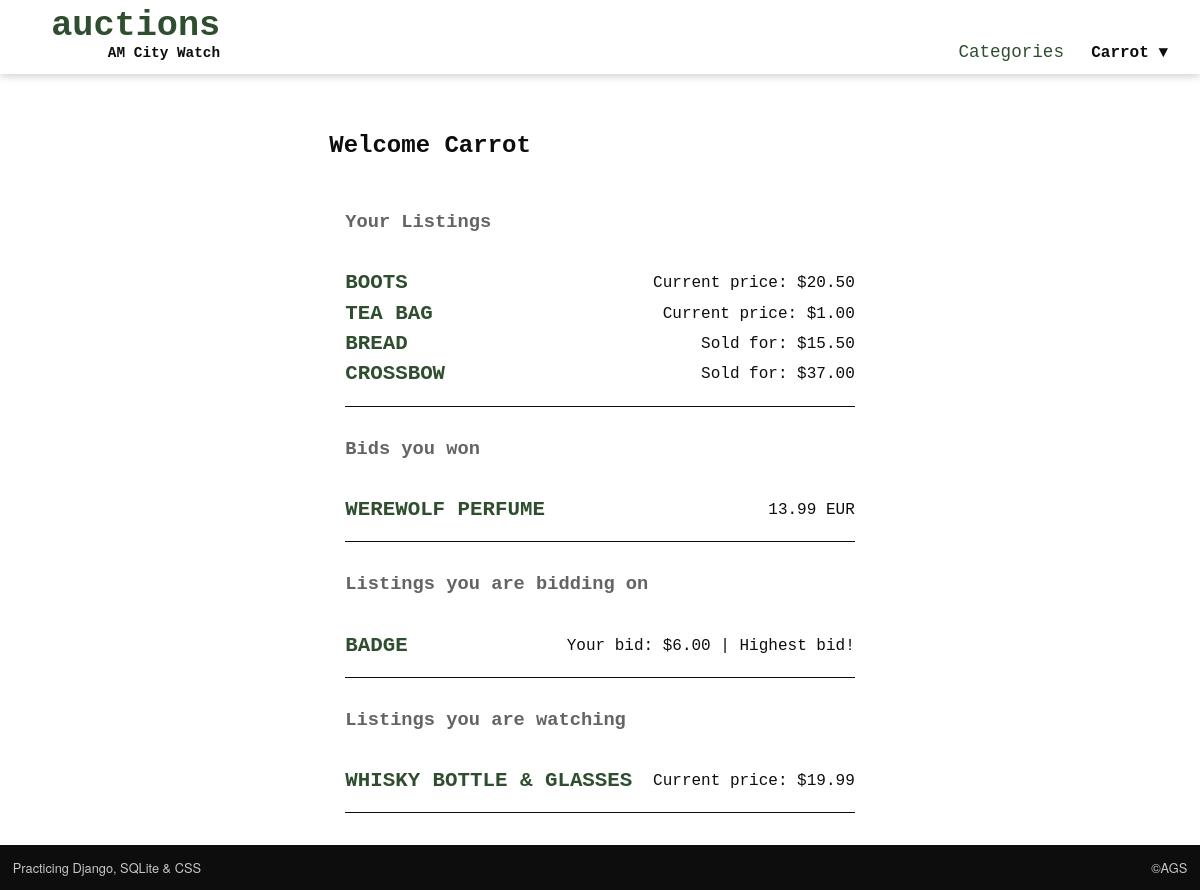
/portfolio (signed in), run on the app's committed database.
### auctions/models.py (models this page shows, shortened)
class User(AbstractUser):
    watching = models.ManyToManyField('Listing', blank=True, related_name='watchers')

class Listing(models.Model):
    user = models.ForeignKey(User, on_delete=models.CASCADE, related_name='listings')
    category = models.ForeignKey(Category, on_delete=models.CASCADE, related_name='listings', default=1)
    title = models.CharField(max_length=32)
    description = models.CharField(max_length=640, blank=True)
    image_url = models.URLField(max_length=200, blank=True)
    start_bid = models.DecimalField(max_digits=7, decimal_places=2)
    current_price = models.DecimalField(max_digits=7, decimal_places=2)
    closed = models.BooleanField(default=False)

class Bid(models.Model):
    listing = models.ForeignKey('Listing', on_delete=models.CASCADE, related_name='bids')
    user = models.ForeignKey(User, on_delete=models.CASCADE, related_name='bids')
    bid = models.DecimalField(max_digits=7, decimal_places=2)
    winning_bid = models.BooleanField(default=False)

### auctions/views.py (the view)
# urls.py: path('portfolio', views.portfolio, name='portfolio')
@login_required(login_url='/login')
def portfolio(request):
    user = request.user
    id_list = Bid.objects.filter(user=user).values('user','listing').annotate(Max('id')).values('id__max')
    bids = Bid.objects.filter(pk__in=id_list)
    return render(request, 'auctions/portfolio.html', {
        'watching': user.watching.all().order_by('title'),
        'bids': bids,
        'listings': user.listings.all().order_by('closed', 'title')
    })

### auctions/templates/auctions/portfolio.html
{% extends "auctions/layout.html" %}
{% block body %}
<h2>Welcome {{ user }}</h2>
<div class="content portfolio">
  <h3>Your Listings</h3>
  <ul class="list">
    {% for listing in listings %}
    <li>
      <a class="li-title" href="{% url 'item' listing.id %}">{{ listing.title }}</a>
      {% if listing.closed %} Sold for: {% else %} Current price: {% endif %}
      ${{ listing.current_price }}
    </li>
    {% empty %}
    <p>You are not selling anything</p>
    {% endfor %}
  </ul>
  <h3>Bids you won</h3>
  <ul class="list">
    {% for bid in bids %}
    {% if bid.winning_bid %}
    <li>
      <a class="li-title" href="{% url 'item' bid.listing.id %}">{{bid.listing.title}}</a>
      {{bid.bid}} EUR
    </li>
    {% endif %}
    {% empty %}
    No bids won
    {% endfor %}
  </ul>
  <h3>Listings you are bidding on</h3>
  <ul class="list">
    {% for bid in bids %}
    {% if not bid.listing.closed %}
    <li>
      <a class="li-title" href="{% url 'item' bid.listing.id %}">{{bid.listing.title}}</a>
      Your bid: ${{bid.bid}} |
      {% if bid.bid != bid.listing.current_price %}
      Current price: {{ bid.listing.current_price }}
      {% else %}
      Highest bid!
      {% endif %}
    </li>
    {% endif %}
    {% empty %}
    <p>You are not bidding right now</p>
    {% endfor %}
  </ul>
  <h3>Listings you are watching</h3>
  <ul class="list">
    {% for listing in watching %}
    {% if not listing.closed %}
    <li><a class="li-title" href="{% url 'item' listing.id %}">{{ listing.title }}</a>
      Current price: ${{ listing.current_price }}
    </li>
    {% endif %}
    {% empty %}
    <p>You are not watching anything right now</p>
    {% endfor %}
  </ul>
</div>
{% endblock %}

### auctions/templates/auctions/layout.html (shortened to what this page needs)
{% load static %}
<!DOCTYPE html>
<html lang="en">
<head>
    <link href="{% static 'auctions/styles.css' %}" rel="stylesheet">
</head>
<body>
    <nav role="navigation">
        <div id="nav-left">
            <h1>
                <a href="/">auctions<p class="screen">AM City Watch</p></a>
            </h1>
        </div>
        <div id="nav-right">
            <a href="{% url 'categories' %}">Categories</a>
            {% if user.is_authenticated %}
            <div class="dropdown">
                <span><strong>{{ user.username }}</strong> &#9660;</span>
            </div>
            {% else %}
            <a href="{% url 'login' %}?next={{request.path}}">Log In</a>
            {% endif %}
        </div>
    </nav>
    <main>
        {% block body %}
        {% endblock %}
    </main>
    <div id="footer">
        <div>Practicing Django, SQLite & CSS</div>
        <div>&#169;AGS</div>
    </div>
</body>
</html>

### auctions/static/auctions/styles.css (style rules this page uses)
:root { --text-color: rgb(13, 13, 13); --link-color: rgb(47, 77, 47); --link-hover: rgb(224, 150, 38); --light-gray: rgb(198, 198, 198); --medium-gray: rgb(100, 100, 100); --shadow: 0 .1em .5em rgba(0,0,0,0.2); --header-font: "Helvetica Neue", sans-serif; }
html, body { width: 100vw; }
html, body, div, form, fieldset, h1, h2, h3, h4, h5, h6, hr, input, nav, li, ol, ul, span, table, tr, td, th, p, img { margin: 0; padding: 0; color: var(--text-color); line-height: 1.5em; }
body { font-family: 'Courier New', Courier, monospace; display: flex; flex-direction: column; align-items: center; justify-content: space-between; min-height: 100vh; }
h2, h3 { padding-bottom: 1rem; }
li { list-style: none; padding: 0.2em 0; }
a { color: var(--link-color); text-decoration: none; transition: all 0.2s ease-out; font-size: 1.1em; }
nav { display: flex; align-items: end; min-width: 100vw; position: fixed; background-color: #fff; box-shadow: var(--shadow); padding: 0.6em 0; }
#nav-left { flex-grow: 1; padding-left: 1em; }
h1 { display: inline-block; font-size: 2rem; line-height: 1em; }
h1 p { font-size: 0.9rem; color: var(--text-color); text-align: right; }
#nav-right { padding-right: 2em; }
#nav-right > a { padding-right: 1em; }
.dropdown { position: relative; display: inline-block; }
nav a { margin-left: 1em; }
main { padding-top: 8rem; min-width: 40vw; }
#footer { width: 100vw; background: var(--text-color); display: flex; justify-content: space-between; margin-top: 2em; }
#footer div { color: var(--light-gray); font-family: var(--header-font); font-size: 0.8rem; margin: 1em; }
.content { padding: 0 1em; }
.list { max-height: 25vh; border-bottom: 0.5px solid var(--text-color); padding: 1em 0; }
.li-title { font-size: 1.3rem; font-weight: 600; text-transform: uppercase; padding-right: 1em; }
.item h3, .portfolio h3 { padding-top: 1.5em; color: var(--medium-gray) }
.vertical-form, .portfolio { display: flex; flex-direction: column; }
.vertical-form div, .portfolio li { display: flex; justify-content: space-between; align-items: center; }

### data on the page
User: username "Carrot"
Listing: title "BOOTS", shows "Current price:", current_price "20.50"
Listing: title "TEA BAG", shows "Current price:", current_price "1.00"
Listing: title "BREAD", shows "Sold for:", current_price "15.50"
Listing: title "CROSSBOW", shows "Sold for:", current_price "37.00"
Bid: listing "WEREWOLF PERFUME", bid "13.99"
Bid: listing "BADGE", bid "6.00", shows "Highest bid!"
Listing: title "WHISKY BOTTLE & GLASSES", current_price "19.99"
